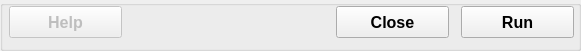
  <widget class="QGroupBox" name="groupBoxButtons">
   <property name="geometry">
    <rect>
     <x>15</x>
     <y>276</y>
     <width>581</width>
     <height>51</height>
    </rect>
   </property>
   <property name="title">
    <string/>
   </property>
   <widget class="QPushButton" name="pushButtonHelp">
    <property name="enabled">
     <bool>false</bool>
    </property>
    <property name="geometry">
     <rect>
      <x>9</x>
      <y>6</y>
      <width>113</width>
      <height>32</height>
     </rect>
    </property>
    <property name="font">
     <font>
      <family>Arial</family>
      <pointsize>12</pointsize>
      <weight>75</weight>
      <bold>true</bold>
     </font>
    </property>
    <property name="text">
     <string>Help</string>
    </property>
    <property name="autoDefault">
     <bool>false</bool>
    </property>
   </widget>
   <widget class="QPushButton" name="pushButtonClose">
    <property name="geometry">
     <rect>
      <x>336</x>
      <y>6</y>
      <width>113</width>
      <height>32</height>
     </rect>
    </property>
    <property name="font">
     <font>
      <family>Arial</family>
      <pointsize>12</pointsize>
      <weight>75</weight>
      <bold>true</bold>
     </font>
    </property>
    <property name="text">
     <string>Close</string>
    </property>
    <property name="autoDefault">
     <bool>false</bool>
    </property>
   </widget>
   <widget class="QPushButton" name="pushButtonRun">
    <property name="geometry">
     <rect>
      <x>461</x>
      <y>6</y>
      <width>113</width>
      <height>32</height>
     </rect>
    </property>
    <property name="font">
     <font>
      <family>Arial</family>
      <pointsize>12</pointsize>
      <weight>75</weight>
      <bold>true</bold>
     </font>
    </property>
    <property name="toolTip">
     <string/>
    </property>
    <property name="text">
     <string>Run</string>
    </property>
    <property name="autoDefault">
     <bool>false</bool>
    </property>
   </widget>
  </widget>
